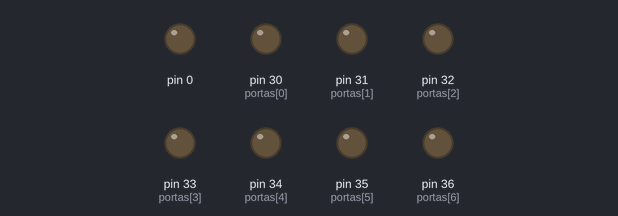
This sketch was run on a simulated Arduino Mega 2560, built with avr-gcc and run on an emulated ATmega2560. On the bench: output pins drawn as LEDs (lit = HIGH).

Above: at 0.1 s.
At 0.8 s:
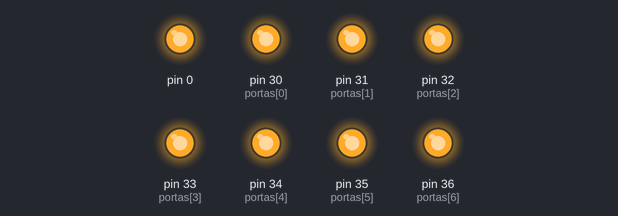
Timing chart, 0 to 2.3 s (numbered marks = the images above):
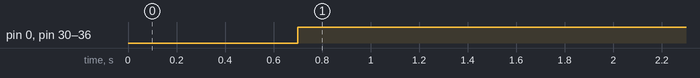

Measured:
- by itself, pin 0, pin 30 (portas[0]), pin 31 (portas[1]), pin 32 (portas[2]), pin 33 (portas[3]), pin 34 (portas[4]), pin 35 (portas[5]), pin 36 (portas[6]): LOW → HIGH at 0.70 s

The sketch:

Display_7_seg_Nome.ino
```cpp
  byte A [7]={B1101010};
  byte B [7]={B0100001};
  byte C [7]={B1100011};
  byte D [7]={B0110000};
  byte E [7]={B1110001};

  int numero;

  int portas[7]={30,31,32,33,34,35,36};

void setup() {

  for(int n=0; n<=7; n++)
  {
    pinMode(portas[n], OUTPUT);
  }

}

void loop() {

  for(numero=0; numero<=7;numero++) {
    delay(700);

    for (int D = 0; D <= 8; D++) {
     digitalWrite(portas[D], HIGH);

  }
    }
}
```
